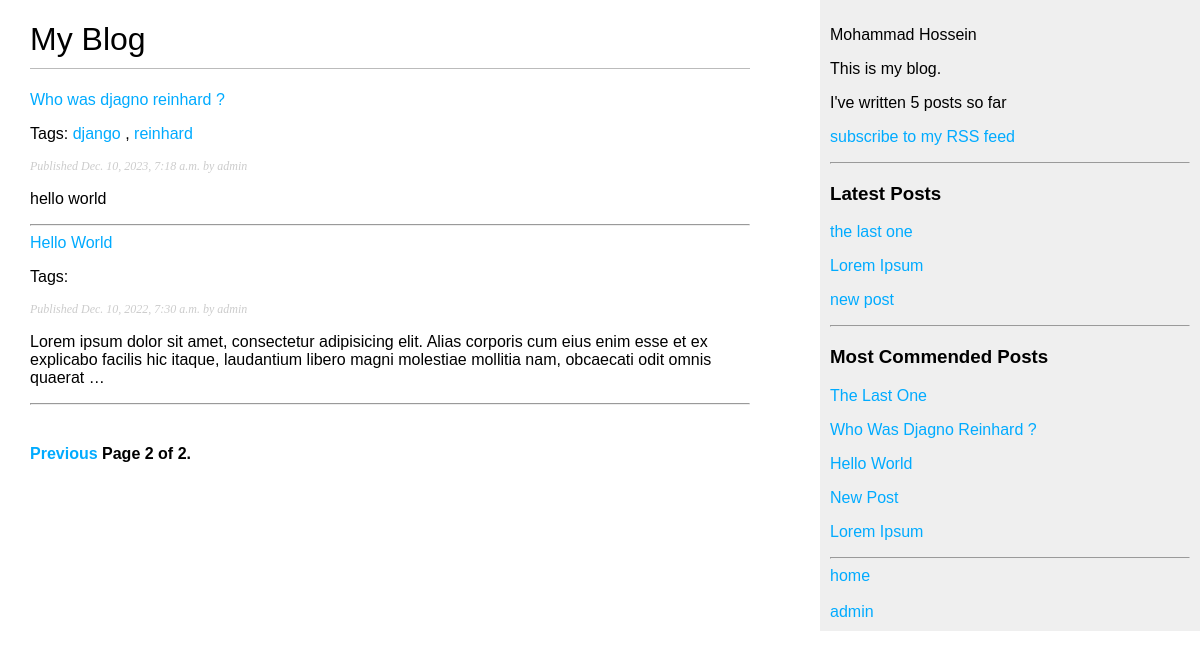
Page /blog/?page=3 on the earlier database version.
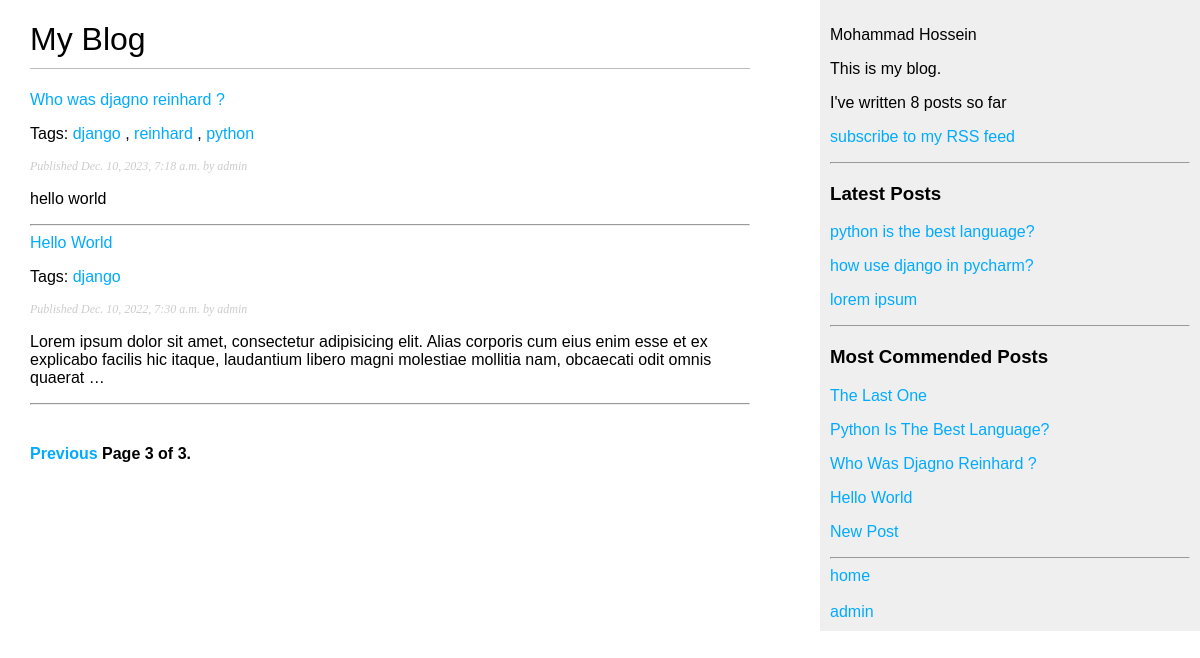
Same page on the later database version.
### blog/models.py (models this page shows, shortened)
class Post(models.Model):
    class Status(models.TextChoices):
        DRAFT = "DF", "Draft"
        PUBLISHED = "PB", "Published"
    title = models.CharField(max_length=250)
    slug = models.SlugField(max_length=250, unique_for_date='publish')
    tags = TaggableManager()
    author = models.ForeignKey(User, on_delete=models.CASCADE, related_name='posts')
    body = models.TextField()
    publish = models.DateTimeField(default=timezone.now)
    created = models.DateTimeField(auto_now_add=True)
    updated = models.DateTimeField(auto_now=True)
    status = models.CharField(max_length=2, choices=Status.choices, default=Status.DRAFT)
    objects = models.Manager()
    published = PublishedManager()
    class Meta:
        ordering = ['-publish']
        indexes = [
            models.Index(fields=['-publish']),
        ]
    def get_absolute_url(self):
        return reverse('blog:post_detail', args=[self.publish.year, self.publish.month, self.publish.day, self.slug])

### blog/views.py (the view)
# urls.py: path('', post_list, name='post_list'),
def post_list(request, tag_slug=None):
    post_list = Post.published.all()
    tag = None
    if tag_slug:
        tag = get_object_or_404(Tag, slug=tag_slug)
        post_list = post_list.filter(tags__in=[tag])
    paginator = Paginator(post_list, 3)
    page_number = request.GET.get('page', 1)
    try:
        posts = paginator.page(page_number)
    except PageNotAnInteger:
        posts = paginator.page(1)
    except EmptyPage:
        posts = paginator.page(paginator.num_pages)
    return render(request,
                  'blog/post/post_list.html',
                  {'posts': posts,
                   'tag': tag})

### blog/models.py (called while the page is built)
    def get_queryset(self):
        return super().get_queryset().filter(status=Post.Status.PUBLISHED)

### blog/templatetags/blog_tags.py (called while the page is built)
@register.simple_tag
def total_posts():
    return Post.published.count()

@register.inclusion_tag('blog/post/latest_posts.html')
def recent_posts(count=5):
    latest_posts = Post.published.order_by('-publish')[:count]
    return {'latest_posts': latest_posts}

@register.simple_tag
def get_most_commended_posts(count=5):
    return Post.published.annotate(total_comments=Count('comments')).order_by('-total_comments')[:count]

@register.filter(name='markdown')
def markdown_format(text):
    return mark_safe(markdown.markdown(text))

### blog/templates/blog/post/post_list.html (shortened to what this page needs)
{% extends 'blog/base.html' %}
{% load blog_tags %}
{% block content %}
    <h1>My Blog</h1>
    {% for post in posts %}
        <a href="{{ post.get_absolute_url }}"> {{ post.title }}</a> <br>
        <p class="tags">
            Tags:
            {% for tag in post.tags.all %}
                <a href="{% url "blog:post_list_by_tag" tag.slug %}">
                    {{ tag.name }}
                </a>
                {% if not forloop.last %}, {% endif %}
            {% endfor %}
        </p>
        <p class="date">
            Published {{ post.publish }} by {{ post.author }}
        </p>
        {{ post.body|markdown|truncatewords:30 }}
        <hr>
    {% endfor %}
    {% include "blog/pagination.html" with page=posts %}
{% endblock %}

### blog/templates/blog/base.html (shortened to what this page needs)
{% load static %}
{% load blog_tags %}
<!DOCTYPE html>
<html lang="en">
<head>
    <link rel="stylesheet" href="{% static 'blog/css/blog.css' %}">
</head>
<body>
<div id="content">
    {% block content %}
    {% endblock %}
</div>
<div id="sidebar">
    <p>Mohammad Hossein</p>
    <p>This is my blog.</p>
    <p>I've written {% total_posts %} posts so far</p>
    <p>
        <a href="{% url 'blog:post_feed' %}">subscribe to my RSS feed</a>
    </p>
    <hr>
    <h3>Latest Posts</h3>
    {% recent_posts 3 %}
    <hr>
    <h3>Most Commended Posts</h3>
    {% get_most_commended_posts as most_commented_posts %}
    {% for post in most_commented_posts %}
        <a href="{{ post.get_absolute_url }}"><p>{{ post.title|title }}</p></a>
    {% endfor %}
    <hr>
    <a href="http://127.0.0.1:8000/blog/">home</a><br><br>
    <a href="http://127.0.0.1:8000/admin/">admin</a>
</div>
</body>
</html>

### blog/templates/blog/post/latest_posts.html
{% for post in latest_posts %}
    <a href="{{ post.get_absolute_url }}"><p>{{ post.title }}</p></a>
{% endfor %}

Differences in the rows shown:
no longer on this page (row unchanged): Post: title "Lorem Ipsum"
no longer on one of the page's lists (row unchanged): Post: title "the last one"
no longer on one of the page's lists (row unchanged): Post: title "new post"
shown differently, row unchanged: Tag "reinhard": now shows ","
added Tag: name "python", shown under Post "Who was djagno reinhard ?"
changed Post "Hello World": gains Tag (name "django")
added Post: title "python is the best language?", title "Python Is The Best Language?"
added Post: title "how use django in pycharm?", shown under "Latest Posts"
added Post: title "lorem ipsum", shown under "Latest Posts"
Other differences:
{{ page.number }}: "2" → "3"
{{ page.paginator.num_pages }}: "2" → "3"
text no longer shown: "5"
text now shown: "8"
